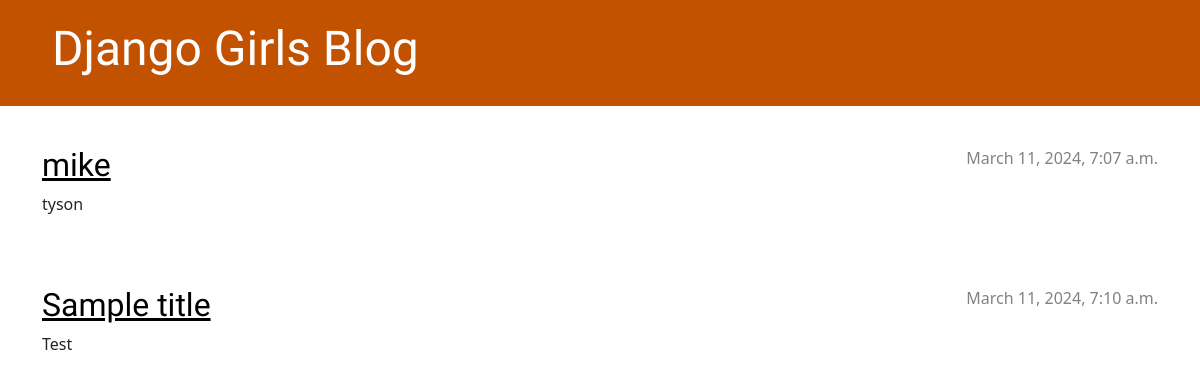
Before: / with the older database file.
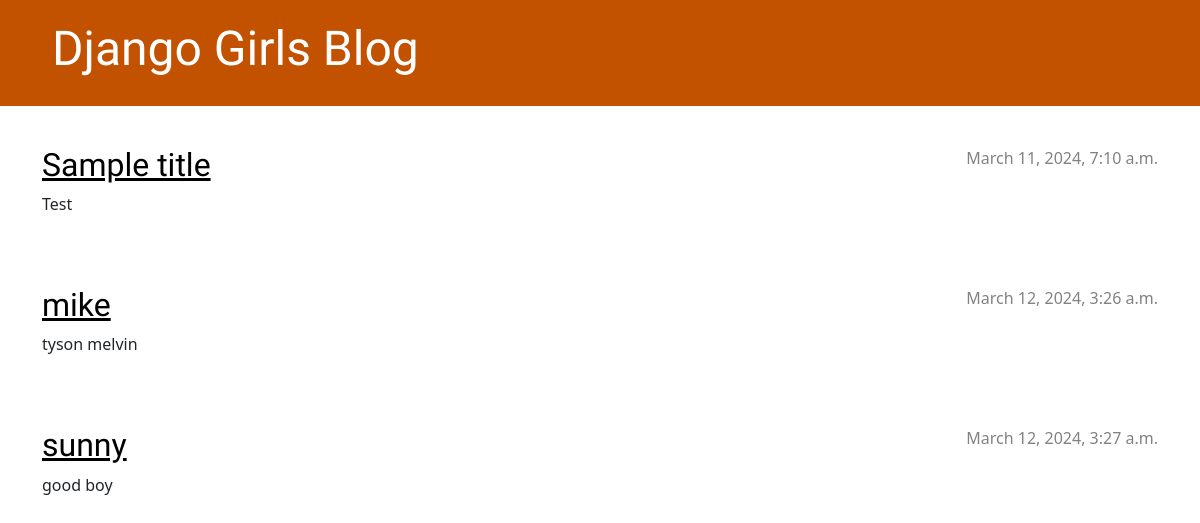
After: the same page with the newer database file.
### blog/models.py (models this page shows, shortened)
class Post(models.Model):
    author = models.ForeignKey(settings.AUTH_USER_MODEL, on_delete=models.CASCADE)
    title = models.CharField(max_length=200)
    text = models.TextField()
    created_date = models.DateTimeField(default=timezone.now)
    published_date = models.DateTimeField(blank=True, null=True)

### blog/views.py (the view)
# urls.py: path('', views.post_list, name='post_list'),
def post_list(request):
    posts = Post.objects.filter(published_date__lte=timezone.now()).order_by('published_date')
    return render(request, 'blog/post_list.html', {'posts': posts})

### blog/templates/blog/post_list.html
{% extends 'blog/base.html' %}
{% block content %}
    {% for post in posts %}
        <article class="post">
            <time class="date">
                {{ post.published_date }}
            </time>
            <h2><a href="{% url 'post_detail' pk=post.pk %}">{{ post.title }}</a></h2>
            <p>{{ post.text|linebreaksbr }}</p>
        </article>
    {% endfor %}
{% endblock %}

### blog/templates/blog/base.html (shortened to what this page needs)
{% load static %}
<!DOCTYPE html>
<html>
    <head>
        <link rel="stylesheet" href="https://cdn.jsdelivr.net/npm/bootstrap@5.1.3/dist/css/bootstrap.min.css">
        <link rel="stylesheet" href="{% static 'css/blog.css' %}">
    </head>
    <body>
        <header class="page-header">
            <div class="container">
                <h1><a href="/">Django Girls Blog</a></h1>
            </div>
        </header>
        <main class="content container">
            <div class="row">
                <div class="col">
                    {% block content %}
                    {% endblock %}
                </div>
            </div>
        </main>
    </body>
</html>

### blog/static/css/blog.css (style rules this page uses)
.page-header { background-color: #C25100; margin-top: 0; margin-bottom: 40px; padding: 20px 20px 20px 40px; }
.page-header h1, .page-header h1 a, .page-header h1 a:visited, .page-header h1 a:active { color: #ffffff; font-size: 36pt; text-decoration: none; }
h1, h2, h3, h4 { font-family: 'Lobster', cursive; }
.date { color: #828282; }
.post { margin-bottom: 70px; }
.post h2 a, .post h2 a:visited { color: #000000; }
.post > .date, .post > .actions { float: right; }

Changed rows visible on the page:
shown differently, row unchanged: Post "Sample title": moves up the list
changed Post "mike": published_date "March 11, 2024, 7:07 a.m." → "March 12, 2024, 3:26 a.m."; text "tyson" → "tyson melvin"
added Post: published_date "March 12, 2024, 3:27 a.m.", title "sunny", text "good boy"
